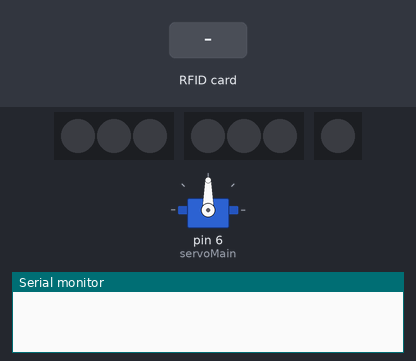
Bench run of a sketch on a simulated Arduino Uno, built with avr-gcc and run on an emulated ATmega328P. Shown: servo, 2 × 3 RGB LEDs in strip order, left to right, 1 RGB LEDs in strip order, left to right, the last lines printed to the serial monitor. The test bench sets the inputs (shaded band).

Above: at 1.2 s.
1.3 s: RFID card 04 3D 2C D2 F2 62 81 held to the reader
At 1.8 s:
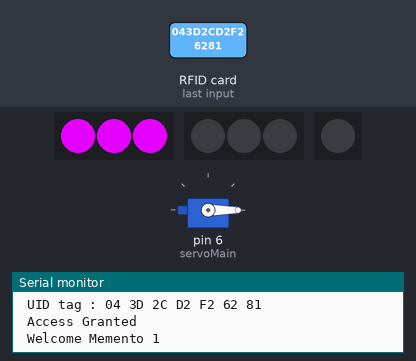
2.8 s: RFID card 5E 7A 19 C4 held to the reader
At 3.3 s:
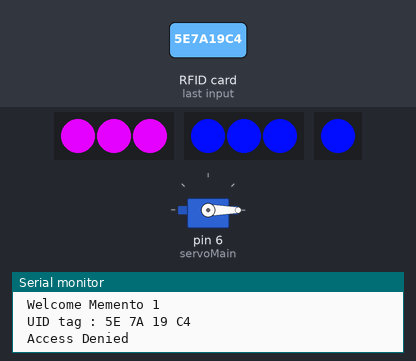
At 4.9 s:
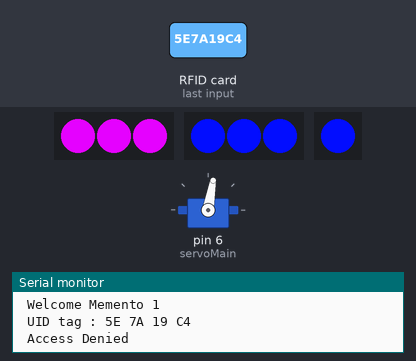
Timing chart, 0 to 6.4 s (numbered marks = the images above; inputs shaded):
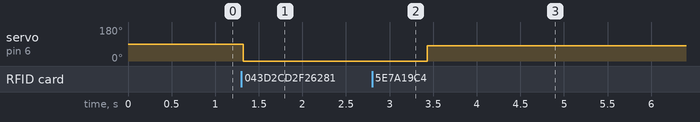

The sketch:

LinkeBox.ino
```cpp
/*
    Created by TheCircuit
    mod. by The Forbidden Fruit
*/

/* ESP-32 Layout & RFID Layout

   -----------------------------------------------------------------------------------------
               MFRC522      ESP
               Reader/PCD   WROOM-32
   Signal      Pin          Pin
   -----------------------------------------------------------------------------------------
   RST/Reset   RST          D22
   SPI SS      SDA(SS)      D21
   SPI MOSI    MOSI         D23
   SPI MISO    MISO         D19
   SPI SCK     SCK          D18


    * Typical pin layout used:
 * -----------------------------------------------------------------------------------------
 *             MFRC522      Arduino       Arduino   Arduino    Arduino          Arduino
 *             Reader/PCD   Uno/101       Mega      Nano v3    Leonardo/Micro   Pro Micro
 * Signal      Pin          Pin           Pin       Pin        Pin              Pin
 * -----------------------------------------------------------------------------------------
 * RST/Reset   RST          9             5         D9         RESET/ICSP-5     RST
 * SPI SS      SDA(SS)      10            53        D10        10               10
 * SPI MOSI    MOSI         11 / ICSP-4   51        D11        ICSP-4           16
 * SPI MISO    MISO         12 / ICSP-1   50        D12        ICSP-1           14
 * SPI SCK     SCK          13 / ICSP-3   52        D13        ICSP-3           15

*/

#define SS_PIN 10
#define RST_PIN 9

#include <SPI.h>
#include <MFRC522.h>
#include <FastLED.h>
#include <Servo.h>

Servo servoMain;  // create servo object to control a servo
// twelve servo objects can be created on most boards

int pos = 0;    // variable to store the servo position

/**LED - var */
// How many leds in your strip?
#define NUM_LEDS 3

// For led chips like Neopixels, which have a data line, ground, and power, you just
// need to define DATA_PIN.  For led chipsets that are SPI based (four wires - data, clock,
// ground, and power), like the LPD8806 define both DATA_PIN and CLOCK_PIN

#define NUM_STRIPS 3
//#define CLOCK_PIN 13

// Define the array of leds
CRGB leds[NUM_STRIPS][NUM_LEDS];


MFRC522 mfrc522(SS_PIN, RST_PIN);   // Create MFRC522 instance.
int statuss = 0;
int out = 0;
void setup()
{

  Serial.begin(9600);   // Initiate a serial communication
  SPI.begin();          // Initiate  SPI bus
  mfrc522.PCD_Init();   // Initiate MFRC522
  //init servo
  servoMain.attach(6);

  //init LED


  //Memento - Seitlich -
  FastLED.addLeds<NEOPIXEL, 5>(leds[0], NUM_LEDS);

  //Memento - Vorderseite - Blau
  FastLED.addLeds<NEOPIXEL, 3>(leds[1], NUM_LEDS);
  // Memento - Vorderseite - StatusLED
  FastLED.addLeds<NEOPIXEL, 2>(leds[2], 1);


}
void loop()
{

  // Look for new cards
  if ( ! mfrc522.PICC_IsNewCardPresent())
  {
    return;
  }
  // Select one of the cards
  if ( ! mfrc522.PICC_ReadCardSerial())
  {
    return;
  }
  //Show UID on serial monitor
  Serial.println();
  Serial.print(" UID tag :");
  String content = "";
  byte letter;
  for (byte i = 0; i < mfrc522.uid.size; i++)
  {
    Serial.print(mfrc522.uid.uidByte[i] < 0x10 ? " 0" : " ");
    Serial.print(mfrc522.uid.uidByte[i], HEX);
    content.concat(String(mfrc522.uid.uidByte[i] < 0x10 ? " 0" : " "));
    content.concat(String(mfrc522.uid.uidByte[i], HEX));
  }
  content.toUpperCase();
  Serial.println();
  if (content.substring(1) == "04 3D 2C D2 F2 62 81") //change UID of the card that you want to give access (Weißer Tag an der Rückseite des blauen Mementosg)
  {
    Serial.println(" Access Granted ");
    Serial.println(" Welcome Memento 1 ");
    Serial.println();

    //LinkeBox - Vorderseite - Memento - off
    leds[1][0] = CRGB::Black;
    leds[1][1] = CRGB::Black;
    leds[1][2] = CRGB::Black;

    // Status LED off
    leds[2][0] = CRGB::Black; //Blau
    FastLED.show();

//    //Servo
   servoMain.write(0); // Turn Servo Left to 45 degrees

  }

  else {
    Serial.println(" Access Denied ");
    delay(100);

    //Vorne - Linke Box - DHT Sensor (Luftfeuchtigkeit/Temp) - on
    leds[1][0] = CRGB(2,13,255); //Blau
    leds[1][1] = CRGB(2,13,255); //Blau
    leds[1][2] = CRGB(2,13,255); //Blau

    //Vorne - Status LED - DHT Sensor (Luftfeuchtigkeit/Temp) - on
    leds[2][0] = CRGB(2,13,255); //Blau
    FastLED.show();
    delay(500);

    servoMain.write(80);


  }

  //MEMENTO - 1 -
    leds[0][0] = CRGB(229,1,255);
    leds[0][1] = CRGB(229,1,255);
    leds[0][2] = CRGB(229,1,255);
    FastLED.show();
    delay(500);

}
```

Measured:
- after the input at 1.3 s, servo on pin 6 (servoMain): 90° → 0° at once
- after the input at 2.8 s, servo on pin 6 (servoMain): 0° → 80° after 0.63 s
